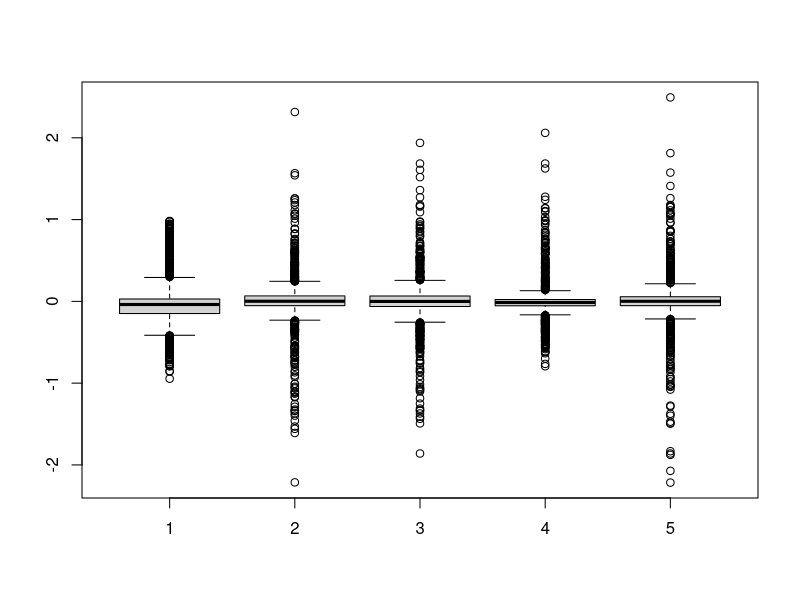

R code for this plot: (Note: a time limit stopped this script after it produced the figure.)
## ---- chunk 1
knitr::opts_chunk$set(echo = TRUE)
## ---- chunk 2
sigmoid <- function(x) 1/(1+exp(-x))
generate <- function(n , x=NULL, beta=NULL, p=5){
  if(is.null(beta)){
    beta <- rnorm(p)
  } else {
    p <- length(beta)
  }
  if(is.null(x)){
    x <- matrix(rnorm(n*p), n, p)
    x[,1] <- 1
  }
  linpar <- x %*% beta
  y <- rbinom(n, 1, sigmoid(linpar))
  list(y=y, beta=beta, x=x, dims=list(n=n, p=p))
}

psi <- function(beta, y, x){
  (y - as.vector(sigmoid(x %*% beta))) * x
}

psi.magnify <- function(beta,y,x, mag.factor=1){
  psi <- psi(beta,y,x)
  t(apply(psi, 1, function(psii){
    signi <- sign(psii)
    signi*abs(psii)**mag.factor
  }))
}

psi.double <- function(beta, y, x, h=1){
  psis <- psi(beta, y, x)
  betas <- t(- h*t(psis) + beta)
  (y - as.vector(sigmoid(rowSums(x * betas)))) * x
}

psi.double.new <- function(beta, y, x){
  n <- length(y)
  linpar <- x %*% beta
  sigpar <- sigmoid(linpar)
  psi.new <- t(sapply(1:n, function(i){
    sigpar[i]*(1-sigpar[i])* x[i,] %*% t(x[i,])%*%(y[i] - sigpar[i] * x[i,])
  }))
  psi.new
}

mle <- function(y,x){
   fit <- glm(y ~0 + x, family=binomial(link="logit"))
  list(coef=as.vector(fit$coefficients), fit=fit)
}

Ineg <- function(psi){
  solve(t(psi) %*% psi)
}

Jini.gradient <- function(beta.gen, beta.sample, x, H=100){
  p <- length(beta.gen)
  n <- nrow(x)
  jini.psi <- t(sapply(1:H, function(h){
    gen <- generate(n, x=x, beta=beta.gen, p=p)
    gen.psi <- psi(beta.sample,gen$y,gen$x)
    Ineg <- Ineg2(beta.sample, gen$y, gen$x)
    Ineg %*% colSums(gen.psi)
  }))
  colMeans(jini.psi)
}




Ineg2 <- function(beta, y, x){
  n <- nrow(y)
  sig <- as.vector(sigmoid(x %*% beta))
  solve(t(sig * (1-sig) * x) %*% x)
}
## ---- chunk 3
n <- 1000
p <- 3

set.seed(213)
bin <- generate(n)
y <- bin$y
x <- bin$x
MLE.fit <- mle(y,x)
Ineg(psi(MLE.fit$coef, y,x))

j1 <- Jini.gradient(beta.gen = MLE.fit$coef, beta.sample = MLE.fit$coef, x = x, H=10)
## ---- chunk 4
boxplot(psi(MLE.fit$coef, bin$y, bin$x))
## ---- chunk 5
fobj <- function(beta, psifunc, y, x, ...){
  psis <- psifunc(beta, y, x, ...)
  sum(colMeans(psis)^2)
} 

b1 <- optim(rep(0, 5), fobj, psifunc=psi, y=y, x=x, method="BFGS")
b2 <- optim(rep(0, 5), fobj, psifunc=psi.double, y=y, x=x, h=1, method="BFGS")
## ---- chunk 6
n <-100 
p <- 10 

set.seed(21303)
bin <- generate(n, beta=c(-2,-1,rep(0, p-4), 1, 2))

beta.mle <- mle(bin$y, bin$x)$coef
beta <- bin$beta
conv <- T
it <- 0
while(conv){
  it <- it + 1
  bold <- beta
  # beta <- beta + 5*colMeans(psi.magnify(beta, bin$y, bin$x, mag.factor=1.05))
  set.seed(213)
  grad <- Jini.gradient(beta.gen = beta, beta.sample=beta.mle, x=bin$x, H=10+it)
  beta <- beta - (1/(it+10))**.5 * grad
  conv <- sum(abs(grad)) > 1e-5 | it > 500
  cat("\n", "iter:", it, " crit", sum(abs(grad)))
  if(!conv) cat("\n iter reached", it)
}

# b1 <- optim(bin$beta, fobj, psifunc=psi, y=bin$y, x=bin$x, method="BFGS")
# b2 <- optim(bin$beta, fobj, psifunc=psi.double, y=bin$y, x=bin$x, h=.1, method="BFGS")
